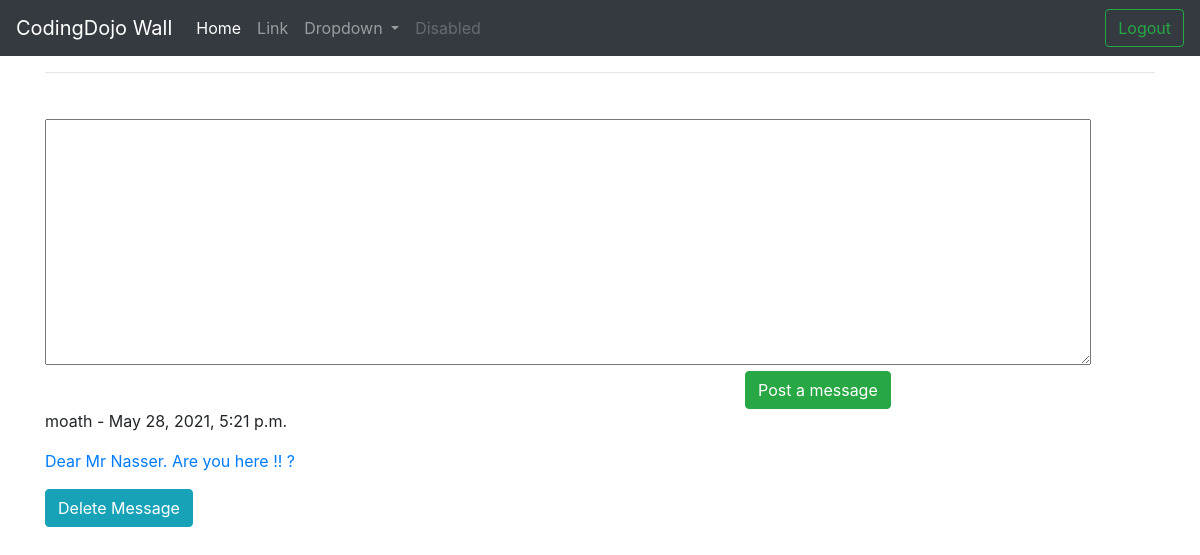
Page /welcome (signed in) on the committed database.
### login_app/models.py (models this page shows)
class Messages(models.Model):
    message = models.TextField()
    user = models.ForeignKey(User,related_name="Users", on_delete = models.CASCADE)
    created_at = models.DateTimeField(auto_now_add=True)
    updated_at = models.DateTimeField(auto_now=True)
    objects = BlogManager()

class User(models.Model):
    first_name = models.CharField(max_length=255)
    last_name = models.CharField(max_length=255)
    email = models.EmailField(max_length=255)
    passwod = models.CharField(max_length=255)
    dateOfBirth = models.DateField(null=True, verbose_name='Date of Birth')
    objects = BlogManager()

### login_app/views.py (the view)
# urls.py: path('welcome',views.welc),
def welc(req):
    all_messages = Messages.objects.all()
    if req.session['user'] :
        user = req.session['user']
        data={
        'my_massege':all_messages,
        'user':user,
        }
        return render(req,"welcome.html",data)
    return redirect('/')

### login_app/templates/welcome.html (shortened to what this page needs)
    {% extends 'base.html' %}
    {%block content%}
<hr>
    <div class="message">
    <form action="message" method="POST">
        <textarea name="messagearea" id="messagearea" cols="100" rows="10" style="margin-top: 30px;"></textarea><br>
        <input type="submit" value="Post a message" style="margin-left: 700px;" class="btn btn-success" >
    </form>
</div>
{%for message in my_massege%}
<div>
    <p>{{message.user.first_name}} - {{message.created_at}} </p>
    <p><a href="showCommenits/{{message.id}}">{{message.message}}</a></p>
    <div>
    <form action="delet_message/{{message.id}}">
        <input type="submit" value="Delete Message" class="btn btn-info">
    </form>
</div>
{%endfor%}
{%endblock%}

### rows in the picture
Messages: user.first_name "moath", created_at "May 28, 2021, 5:21 p.m.", message "Dear Mr Nasser. Are you here !! ?"
